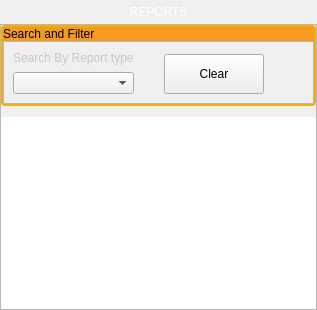
            <widget class="QWidget" name="reports_tab">
             <attribute name="title">
              <string>الجرد</string>
             </attribute>
             <layout class="QGridLayout" name="gridLayout_11">
              <property name="leftMargin">
               <number>0</number>
              </property>
              <property name="topMargin">
               <number>0</number>
              </property>
              <property name="rightMargin">
               <number>0</number>
              </property>
              <property name="bottomMargin">
               <number>0</number>
              </property>
              <property name="verticalSpacing">
               <number>0</number>
              </property>
              <item row="0" column="0">
               <widget class="QLabel" name="label_8">
                <property name="styleSheet">
                 <string notr="true">QLabel{
	font: 75 22pt &quot;Times New Roman&quot;;
	color: rgb(255, 255, 255);

	padding: 5px;
	

}</string>
                </property>
                <property name="text">
                 <string>REPORTS</string>
                </property>
                <property name="alignment">
                 <set>Qt::AlignCenter</set>
                </property>
               </widget>
              </item>
              <item row="1" column="0">
               <widget class="QFrame" name="frame_13">
                <property name="frameShape">
                 <enum>QFrame::StyledPanel</enum>
                </property>
                <property name="frameShadow">
                 <enum>QFrame::Raised</enum>
                </property>
                <layout class="QVBoxLayout" name="verticalLayout_42">
                 <property name="spacing">
                  <number>11</number>
                 </property>
                 <property name="leftMargin">
                  <number>0</number>
                 </property>
                 <property name="topMargin">
                  <number>0</number>
                 </property>
                 <property name="rightMargin">
                  <number>0</number>
                 </property>
                 <property name="bottomMargin">
                  <number>0</number>
                 </property>
                 <item>
                  <widget class="QFrame" name="frame_34">
                   <property name="layoutDirection">
                    <enum>Qt::LeftToRight</enum>
                   </property>
                   <property name="styleSheet">
                    <string notr="true">#frame_34{
	border-style: solid;
	border-width: 2px;
	border-color: rgb(247,174,0);
	border-radius:4px;
	
}</string>
                   </property>
                   <property name="frameShape">
                    <enum>QFrame::StyledPanel</enum>
                   </property>
                   <property name="frameShadow">
                    <enum>QFrame::Raised</enum>
                   </property>
                   <layout class="QVBoxLayout" name="verticalLayout_40">
                    <property name="spacing">
                     <number>0</number>
                    </property>
                    <property name="leftMargin">
                     <number>0</number>
                    </property>
                    <property name="topMargin">
                     <number>0</number>
                    </property>
                    <property name="rightMargin">
                     <number>0</number>
                    </property>
                    <property name="bottomMargin">
                     <number>0</number>
                    </property>
                    <item>
                     <widget class="QLabel" name="label_31">
                      <property name="styleSheet">
                       <string notr="true">QLabel{
background-color: rgb(244, 154, 32);
	
	font: 100 20pt &quot;Times New Roman&quot;;
	
 
}</string>
                      </property>
                      <property name="text">
                       <string>Search and Filter</string>
                      </property>
                     </widget>
                    </item>
                    <item>
                     <widget class="QFrame" name="frame_37">
                      <property name="styleSheet">
                       <string notr="true"/>
                      </property>
                      <property name="frameShape">
                       <enum>QFrame::StyledPanel</enum>
                      </property>
                      <property name="frameShadow">
                       <enum>QFrame::Raised</enum>
                      </property>
                      <layout class="QHBoxLayout" name="horizontalLayout_31">
                       <property name="spacing">
                        <number>30</number>
                       </property>
                       <item>
                        <layout class="QVBoxLayout" name="verticalLayout_48">
                         <property name="spacing">
                          <number>7</number>
                         </property>
                         <item>
                          <widget class="QLabel" name="label_40">
                           <property name="styleSheet">
                            <string notr="true">QLabel{
	color: rgb(200, 200, 200);
}</string>
                           </property>
                           <property name="text">
                            <string>Search By Report type</string>
                           </property>
                          </widget>
                         </item>
                         <item>
                          <layout class="QHBoxLayout" name="horizontalLayout_32">
                           <property name="spacing">
                            <number>4</number>
                           </property>
                           <item>
                            <widget class="QComboBox" name="report_search_type_comboBox">
                             <item>
                              <property name="text">
                               <string/>
                              </property>
                             </item>
                             <item>
                              <property name="text">
                               <string>يومي</string>
                              </property>
                             </item>
                             <item>
                              <property name="text">
                               <string>شهري</string>
                              </property>
                             </item>
                             <item>
                              <property name="text">
                               <string>سنوي</string>
                              </property>
                             </item>
                             <item>
                              <property name="text">
                               <string>معدل الزبائن</string>
                              </property>
                             </item>
                            </widget>
                           </item>
                          </layout>
                         </item>
                        </layout>
                       </item>
                       <item alignment="Qt::AlignBottom">
                        <widget class="QPushButton" name="report_clear_btn">
                         <property name="minimumSize">
                          <size>
                           <width>100</width>
                           <height>40</height>
                          </size>
                         </property>
                         <property name="text">
                          <string>Clear</string>
                         </property>
                        </widget>
                       </item>
                       <item>
                        <spacer name="horizontalSpacer_23">
                         <property name="orientation">
                          <enum>Qt::Horizontal</enum>
                         </property>
                         <property name="sizeHint" stdset="0">
                          <size>
                           <width>40</width>
                           <height>20</height>
                          </size>
                         </property>
                        </spacer>
                       </item>
                      </layout>
                     </widget>
                    </item>
                   </layout>
                  </widget>
                 </item>
                 <item>
                  <widget class="QTableView" name="reports_tableView">
                   <property name="locale">
                    <locale language="English" country="UnitedStates"/>
                   </property>
                   <property name="frameShape">
                    <enum>QFrame::NoFrame</enum>
                   </property>
                   <property name="alternatingRowColors">
                    <bool>true</bool>
                   </property>
                   <property name="selectionBehavior">
                    <enum>QAbstractItemView::SelectRows</enum>
                   </property>
                   <attribute name="verticalHeaderDefaultSectionSize">
                    <number>40</number>
                   </attribute>
                   <attribute name="verticalHeaderMinimumSectionSize">
                    <number>40</number>
                   </attribute>
                  </widget>
                 </item>
                </layout>
               </widget>
              </item>
             </layout>
            </widget>
